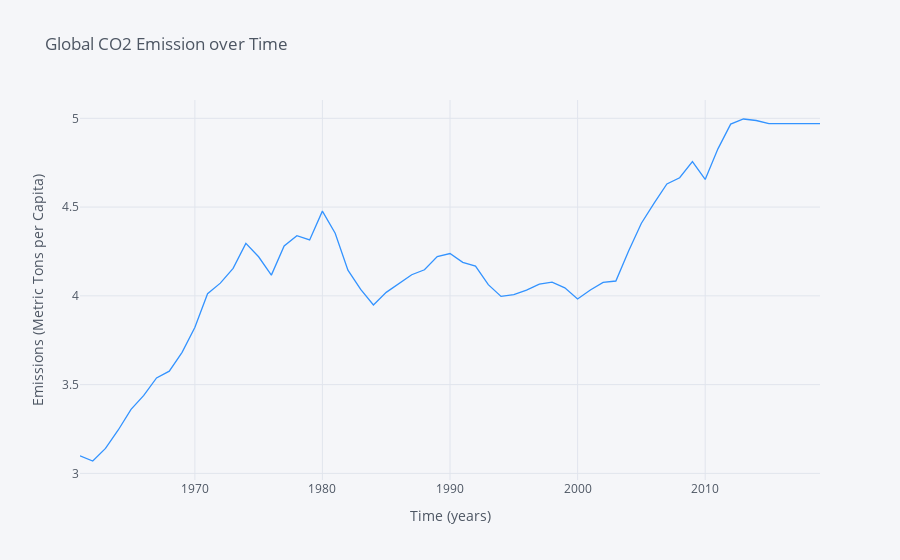

The notebook cell saved with this chart:
### Code cell
e.iplot(kind='line', xTitle='Time (years)', color='#3393FF',
                  yTitle='Emissions (Metric Tons per Capita)', title='Global CO2 Emission over Time')

### Figure 1 — Plotly figure (JSON) as saved in the notebook; plotly's stock layout.template omitted (floating-point values rounded to 4 significant figures)
{"data": [{"line": {"color": "rgba(51, 147, 255, 1.0)", "dash": "solid", "shape": "linear", "width": 1.3}, "mode": "lines", "name": "Global CO2 Emissions per Capita", "text": "", "type": "scatter", "x": ["1960-12-31", "1961-12-31", "1962-12-31", "1963-12-31", "1964-12-31", "1965-12-31", "1966-12-31", "1967-12-31", "1968-12-31", "1969-12-31", "1970-12-31", "1971-12-31", "1972-12-31", "1973-12-31", "1974-12-31", "1975-12-31", "1976-12-31", "1977-12-31", "1978-12-31", "1979-12-31", "1980-12-31", "1981-12-31", "1982-12-31", "1983-12-31", "1984-12-31", "1985-12-31", "1986-12-31", "1987-12-31", "1988-12-31", "1989-12-31", "1990-12-31", "1991-12-31", "1992-12-31", "1993-12-31", "1994-12-31", "1995-12-31", "1996-12-31", "1997-12-31", "1998-12-31", "1999-12-31", "2000-12-31", "2001-12-31", "2002-12-31", "2003-12-31", "2004-12-31", "2005-12-31", "2006-12-31", "2007-12-31", "2008-12-31", "2009-12-31", "2010-12-31", "2011-12-31", "2012-12-31", "2013-12-31", "2014-12-31", "2015-12-31", "2016-12-31", "2017-12-31", "2018-12-31"], "y": [3.099, 3.07, 3.141, 3.244, 3.361, 3.439, 3.538, 3.576, 3.682, 3.822, 4.012, 4.072, 4.155, 4.295, 4.22, 4.117, 4.281, 4.339, 4.315, 4.477, 4.353, 4.145, 4.036, 3.949, 4.02, 4.069, 4.119, 4.147, 4.221, 4.238, 4.189, 4.168, 4.063, 3.997, 4.006, 4.032, 4.066, 4.078, 4.045, 3.982, 4.033, 4.076, 4.084, 4.253, 4.409, 4.523, 4.63, 4.665, 4.756, 4.656, 4.828, 4.968, 4.996, 4.988, 4.97, 4.97, 4.97, 4.97, 4.97]}], "layout": {"legend": {"bgcolor": "#F5F6F9", "font": {"color": "#4D5663"}}, "paper_bgcolor": "#F5F6F9", "plot_bgcolor": "#F5F6F9", "title": {"font": {"color": "#4D5663"}, "text": "Global CO2 Emission over Time"}, "xaxis": {"gridcolor": "#E1E5ED", "showgrid": true, "tickfont": {"color": "#4D5663"}, "title": {"font": {"color": "#4D5663"}, "text": "Time (years)"}, "zerolinecolor": "#E1E5ED"}, "yaxis": {"gridcolor": "#E1E5ED", "showgrid": true, "tickfont": {"color": "#4D5663"}, "title": {"font": {"color": "#4D5663"}, "text": "Emissions (Metric Tons per Capita)"}, "zerolinecolor": "#E1E5ED"}}}
